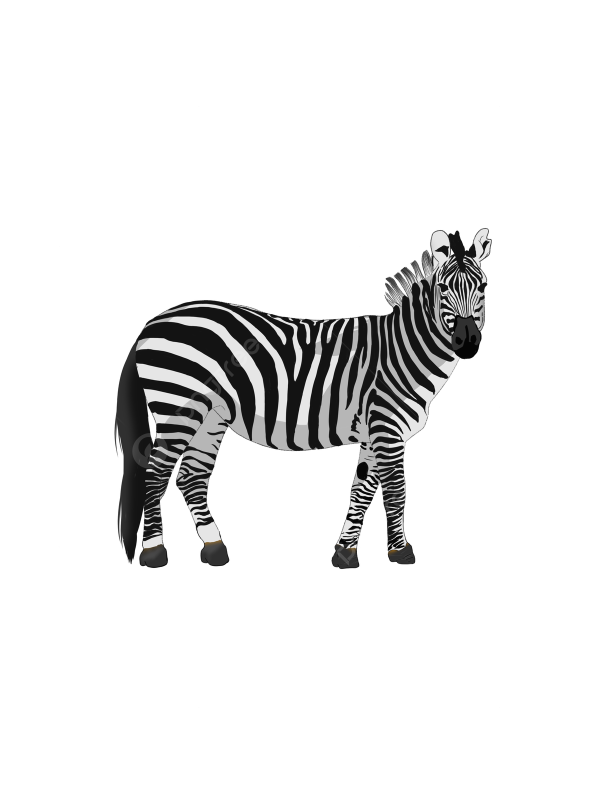
#> input picture zebra.png, 1200 x 1600 px (shown at 1/2 size)
$ python conv.py   (older library calls are emulated)
#> lines starting #> are read from the running program, lines starting #| are printed output that depends on the picture
import cv2
import numpy as np

img = cv2.imread('zebra.png', 0)
#> img: shape (1600, 1200); min 0, max 255, mean 234.2

targer_size = (500,400)
img_small = cv2.resize(img,targer_size)
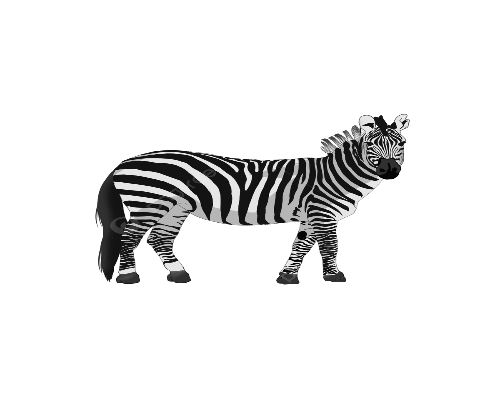
#> img_small: shape (400, 500); min 0, max 255, mean 234.2
sobelx = cv2.Sobel(img, cv2.CV_64F, 1, 0, ksize=5)
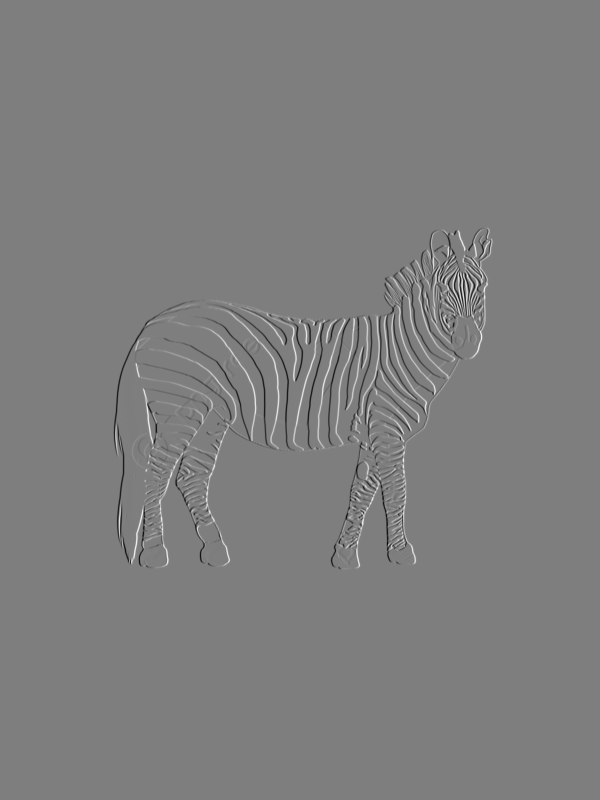
#> sobelx: shape (1600, 1200) float64 (shown at 1/2 size); min -11969, max 12068, mean 0; drawn with min black and max white
sobely = cv2.Sobel(img, cv2.CV_64F, 0, 1, ksize=5)
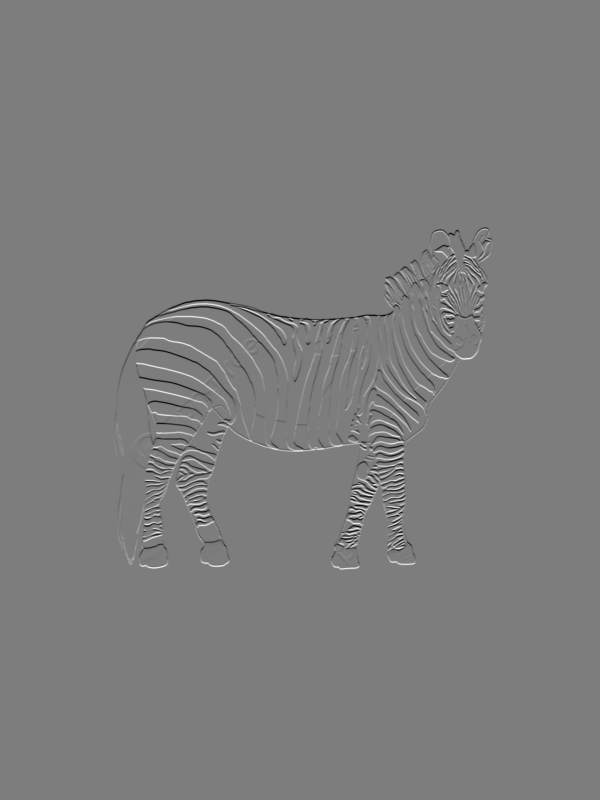
#> sobely: shape (1600, 1200) float64 (shown at 1/2 size); min -11607, max 12071, mean 0; drawn with min black and max white

sobelx_abs = cv2.convertScaleAbs(sobelx)
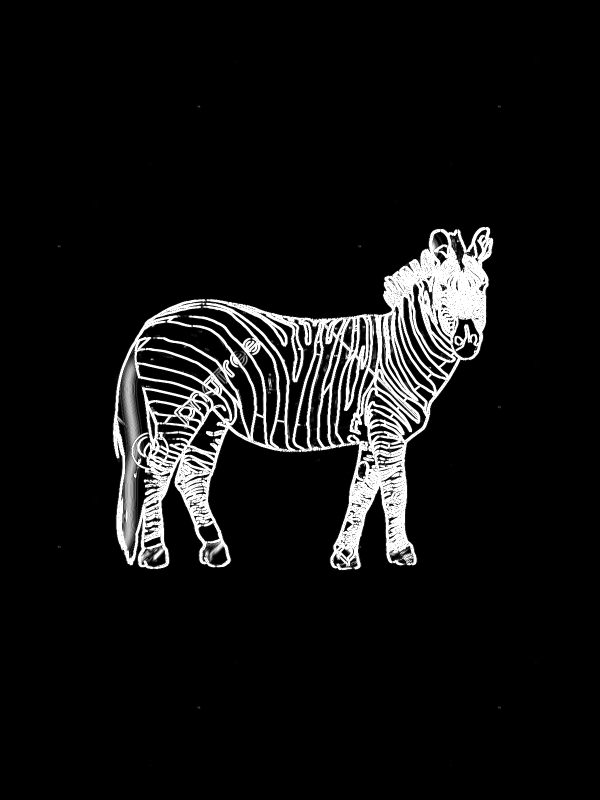
#> sobelx_abs: shape (1600, 1200) (shown at 1/2 size); min 0, max 255, mean 18.5
sobely_abs = cv2.convertScaleAbs(sobely) # Görüntü değeri 0-255
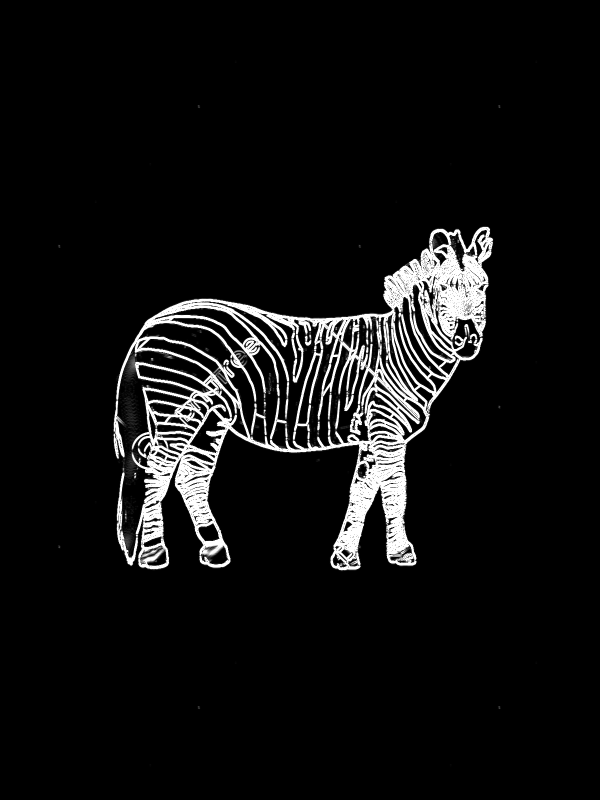
#> sobely_abs: shape (1600, 1200) (shown at 1/2 size); min 0, max 255, mean 17.4
sobelx_small = cv2.resize(sobelx_abs, targer_size)
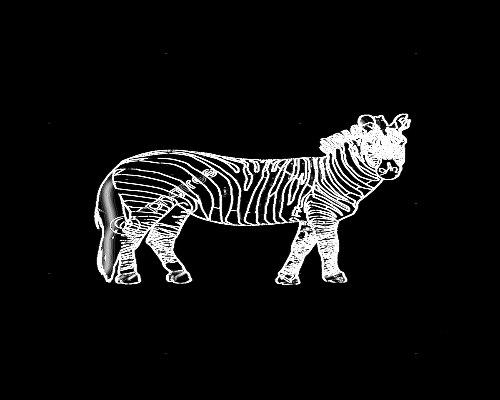
#> sobelx_small: shape (400, 500); min 0, max 255, mean 18.5
sobely_small = cv2.resize(sobely_abs, targer_size)
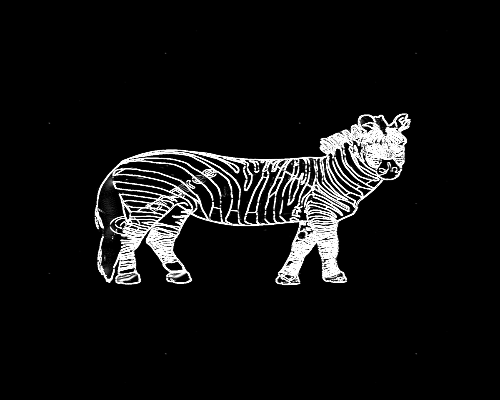
#> sobely_small: shape (400, 500); min 0, max 255, mean 17.4
cv2.imshow('Original', img_small)
cv2.imshow('Sobel X', sobelx_small)
cv2.imshow('Sobel Y', sobely_small)
cv2.waitKey(0)
cv2.destroyAllWindows()
